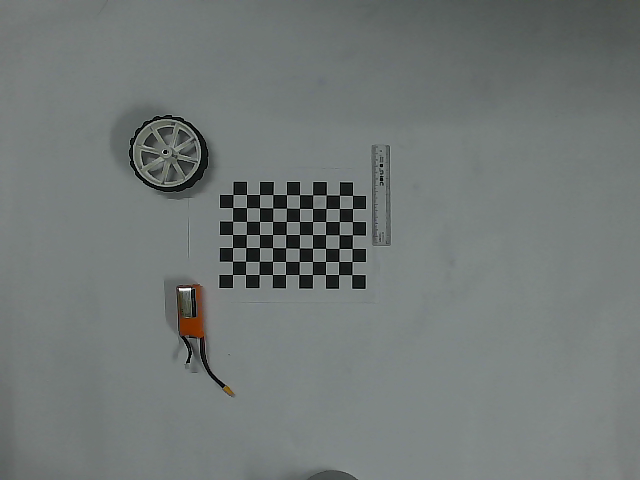
#> input picture agv_controller/agv_controller/src/cameraCaliberation/images/img0.png, 640 x 480 px, given in place of the camera
$ python arucoDetection.py
#> lines starting #> are read from the running program, lines starting #| are printed output that depends on the picture; after the words box and inside, x2 and y2 are one past the last pixel; in counts of white or black regions, pixels touching at a corner belong together
import numpy as np
import time
import cv2 as cv
import matplotlib.pyplot as plt


def yolo(img,mat,grid,cX_mat,cY_mat):
  thres = 0.2
  nms_threshold=0.01
  #img=cv.imread('tarp1.jpeg')
  classNames= []
  classFile = 'coco.names'
  with open(classFile,'rt') as f:
   classNames = f.read().rstrip('\n').split('\n')
  configPath = 'ssd_mobilenet_v3_large_coco_2020_01_14.pbtxt'
  weightsPath = 'frozen_inference_graph.pb'
  net = cv.dnn_DetectionModel(weightsPath,configPath)
  net.setInputSize(320,320)
  net.setInputScale(1.0/ 127.5)
  net.setInputMean((127.5, 127.5, 127.5))
  net.setInputSwapRB(True)
  classIds, confs, bbox = net.detect(img,confThreshold=thres)
  bbox=list(bbox)
  confs=list(np.array(confs).reshape(1,-1)[0])
  confs=list(map(float,confs))
  #print(type(confs[0]))
  #print(classIds,bbox)
  indices=cv.dnn.NMSBoxes(bbox,confs,thres,nms_threshold)
  for i in indices:
      box=bbox[i]
      x,y,w,h=box[0],box[1],box[2],box[3]
      cv.rectangle(img,(x,y),(x+w,y+h),color=(0,0,0),thickness=5)
      x_mat,y_mat,w_mat,h_mat = x//grid,y//grid,w//grid,h//grid
      if ((x_mat>cX_mat or cX_mat>x_mat+w_mat)or(y_mat>cY_mat or cY_mat>y_mat+h_mat)):
         print(x//grid,y//grid,w//grid,h//grid)
         mat[(y//grid):((y+h)//grid),(x//grid):((x+w)//grid)] = 1
  # [7 lines of commented-out code are left out]
  return img,mat


ARUCO_DICT = {
	"DICT_4X4_50": cv.aruco.DICT_4X4_50,
	"DICT_4X4_100": cv.aruco.DICT_4X4_100,
	"DICT_4X4_250": cv.aruco.DICT_4X4_250,
	"DICT_4X4_1000": cv.aruco.DICT_4X4_1000,
	"DICT_5X5_50": cv.aruco.DICT_5X5_50,
	"DICT_5X5_100": cv.aruco.DICT_5X5_100,
	"DICT_5X5_250": cv.aruco.DICT_5X5_250,
	"DICT_5X5_1000": cv.aruco.DICT_5X5_1000,
	"DICT_6X6_50": cv.aruco.DICT_6X6_50,
	"DICT_6X6_100": cv.aruco.DICT_6X6_100,
	"DICT_6X6_250": cv.aruco.DICT_6X6_250,
	"DICT_6X6_1000": cv.aruco.DICT_6X6_1000,
	"DICT_7X7_50": cv.aruco.DICT_7X7_50,
	"DICT_7X7_100": cv.aruco.DICT_7X7_100,
	"DICT_7X7_250": cv.aruco.DICT_7X7_250,
	"DICT_7X7_1000": cv.aruco.DICT_7X7_1000,
	"DICT_ARUCO_ORIGINAL": cv.aruco.DICT_ARUCO_ORIGINAL,
	"DICT_APRILTAG_16h5": cv.aruco.DICT_APRILTAG_16h5,
	"DICT_APRILTAG_25h9": cv.aruco.DICT_APRILTAG_25h9,
	"DICT_APRILTAG_36h10": cv.aruco.DICT_APRILTAG_36h10,
	"DICT_APRILTAG_36h11": cv.aruco.DICT_APRILTAG_36h11
}


def aruco_display(corners, ids, rejected, image):

    h, w, _ = image.shape #y,x = h,w
    grids = 50
    for i in range(0,h,grids):
        cv.line(image, (0,i), (w,i), (0, 0, 0), 1)
    for i in range(0,w,grids):
        cv.line(image, (i,0), (i,h), (0, 0, 0), 1)

    #print("No Rows: {r} \nNo Cols: {c}".format(r=int(h/50), c=int(w/50)))
    r = int(h/grids)
    c = int(w/grids)
    mat = np.zeros([r,c])


    if len(corners) > 0:
        ids = ids.flatten()
        for (markerCorner, markerID) in zip(corners, ids):
            corners = markerCorner.reshape((4, 2))
            (topLeft, topRight, bottomRight, bottomLeft) = corners
            topRight = (int(topRight[0]), int(topRight[1]))
            bottomRight = (int(bottomRight[0]), int(bottomRight[1]))
            bottomLeft = (int(bottomLeft[0]), int(bottomLeft[1]))
            topLeft = (int(topLeft[0]), int(topLeft[1]))

            cv.line(image, topLeft, topRight, (0, 255, 0), 2)
            cv.line(image, topRight, bottomRight, (0, 255, 0), 2)
            cv.line(image, bottomRight, bottomLeft, (0, 255, 0), 2)
            cv.line(image, bottomLeft, topLeft, (0, 255, 0), 2)

            cX = int((topLeft[0] + bottomRight[0]) / 2.0)
            cY = int((topLeft[1] + bottomRight[1]) / 2.0)
            cv.circle(image, (cX, cY), 4, (0, 0, 255), -1)
            cv.putText(image, str(markerID),(topLeft[0], topLeft[1] - 10), cv.FONT_HERSHEY_SIMPLEX, 0.5, (0, 255, 0), 2)
            print("[Inference] ArUco marker ID: {}".format(markerID))
            print("Centre coordinate: {x},{y}".format(x=cX//grids,y=cY//grids))

            #mat[cY//grids, cX//grids] = 5
            #mat[10,1] = 5;
            image,mat = yolo(image,mat,grids,cX//grids,cY//grids)
            # [10 lines of commented-out code are left out]

    return image

def pose_estimation(frame, aruco_dict_type, matrix_coefficients, distortion_coefficients):

    gray = cv.cvtColor(frame, cv.COLOR_BGR2GRAY)
    cv.aruco_dict = cv.aruco.getPredefinedDictionary(aruco_dict_type)
    parameters = cv.aruco.DetectorParameters()


    corners, ids, rejected_img_points = cv.aruco.detectMarkers(gray, cv.aruco_dict,parameters=parameters)


    if len(corners) > 0:
        for i in range(0, len(ids)):

            rvec, tvec, markerPoints = cv.aruco.estimatePoseSingleMarkers(corners[i], 0.02, matrix_coefficients,
                                                                       distortion_coefficients)

            cv.aruco.drawDetectedMarkers(frame, corners)

            cv.drawFrameAxes(frame, matrix_coefficients, distortion_coefficients, rvec, tvec, 0.01)

    return frame


intrinsic_camera = np.array(((933.15867, 0, 657.59),(0,933.1586, 400.36993),(0,0,1)))
distortion = np.array((-0.43948,0.18514,0,0))

aruco_type = "DICT_4X4_250"

arucoDict = cv.aruco.getPredefinedDictionary(ARUCO_DICT[aruco_type])

arucoParams = cv.aruco.DetectorParameters()


cap = cv.VideoCapture(2)
#cap = cv.VideoCapture('tarp_test_video.mp4')
# cap.set(cv.CAP_PROP_FRAME_WIDTH, 1280)
# cap.set(cv.CAP_PROP_FRAME_HEIGHT, 720)


while cap.isOpened():
    ret, img = cap.read()
#> img is the input picture: shape (480, 640, 3); mean B, G, R 118.3, 120.1, 113.9

    h, w, _ = img.shape
#> h = 480; w = 640

    width = 1000
    height = int(width*(h/w))
#> height = 750
    img = cv.resize(img, (width, height), interpolation=cv.INTER_CUBIC)
#> img: shape (750, 1000, 3)
    corners, ids, rejected = cv.aruco.detectMarkers(img, arucoDict, parameters=arucoParams)
#> corners = (); ids = None; rejected = 69 items
    detected_markers = aruco_display(corners, ids, rejected, img)
#> after the loop in aruco_display, `for i in range(0,h,grids):`:
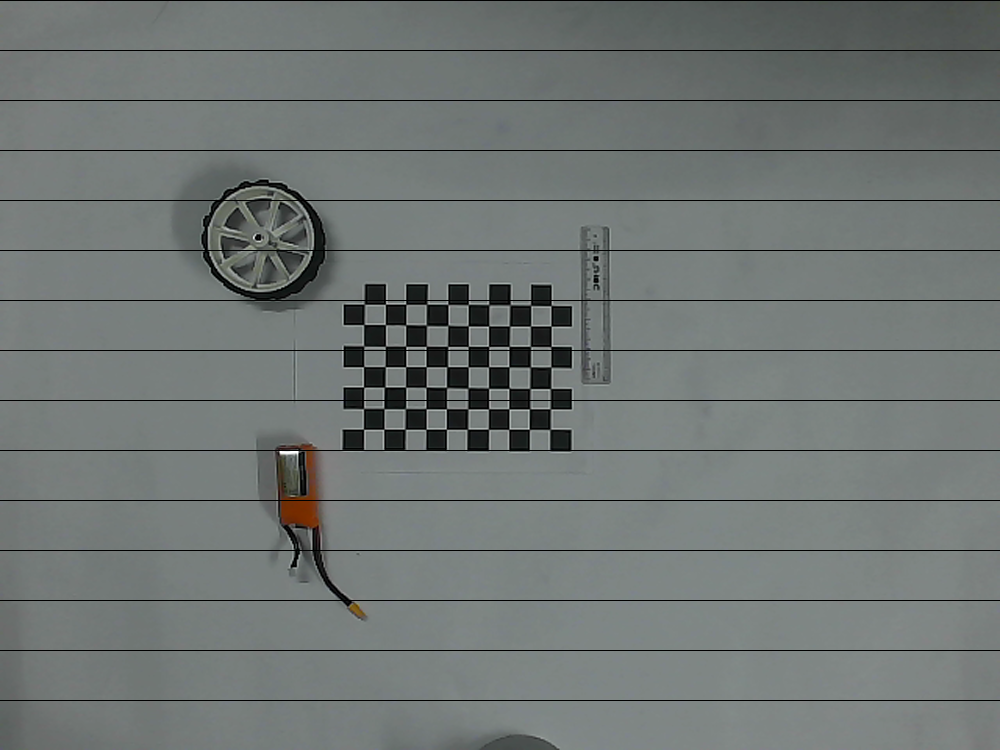
#> image: shape (750, 1000, 3); mean B, G, R 116, 117.7, 111.6
#> after the loop in aruco_display, `for i in range(0,w,grids):`:
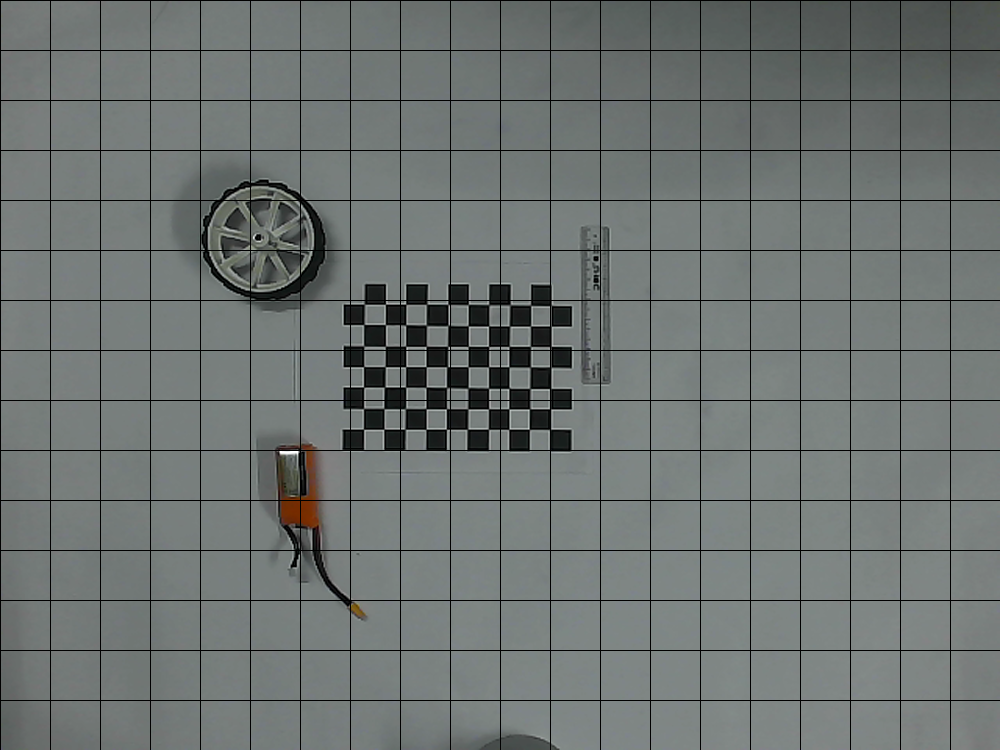
#> image: shape (750, 1000, 3); 1.95% of pixels changed, all inside (x1, y1, x2, y2) = (0, 1, 951, 750)
    pose = pose_estimation(detected_markers, ARUCO_DICT[aruco_type], intrinsic_camera , distortion)
#> in pose_estimation, `corners, ids, rejected_img_points = cv.aruco.detectMarkers(gray, cv.ar..`: corners = (); ids = None; rejected_img_points = 316 items
    cv.imshow("Image", pose)

    key = cv.waitKey(1) & 0xFF
#> (key q is pressed here)
    if key == ord("q"):
        break

cv.destroyAllWindows()
cap.release()

$ run again, on agv_controller/agv_controller/src/cameraCaliberation/images/img1.png
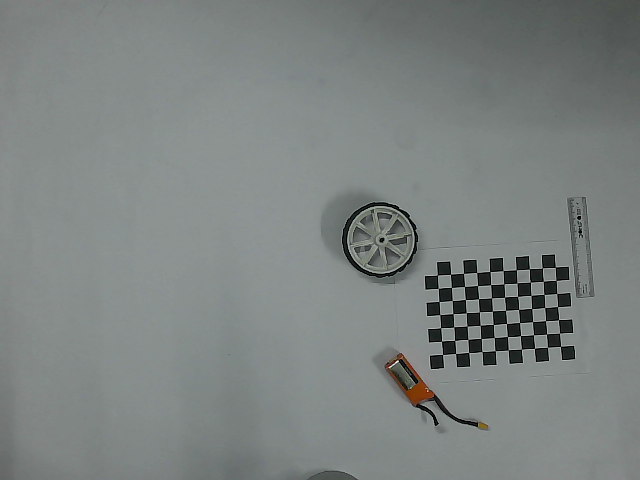
#> input picture agv_controller/agv_controller/src/cameraCaliberation/images/img1.png, 640 x 480 px, given in place of the camera
#> img is the input picture: shape (480, 640, 3); mean B, G, R 128.9, 130.8, 124.4
#> img: shape (750, 1000, 3)
#> `corners, ids, rejected = cv.aruco.detectMarkers(img, arucoDict, parame..`: corners = (); ids = None; rejected = 53 items
#> after the loop in aruco_display, `for i in range(0,h,grids):`:
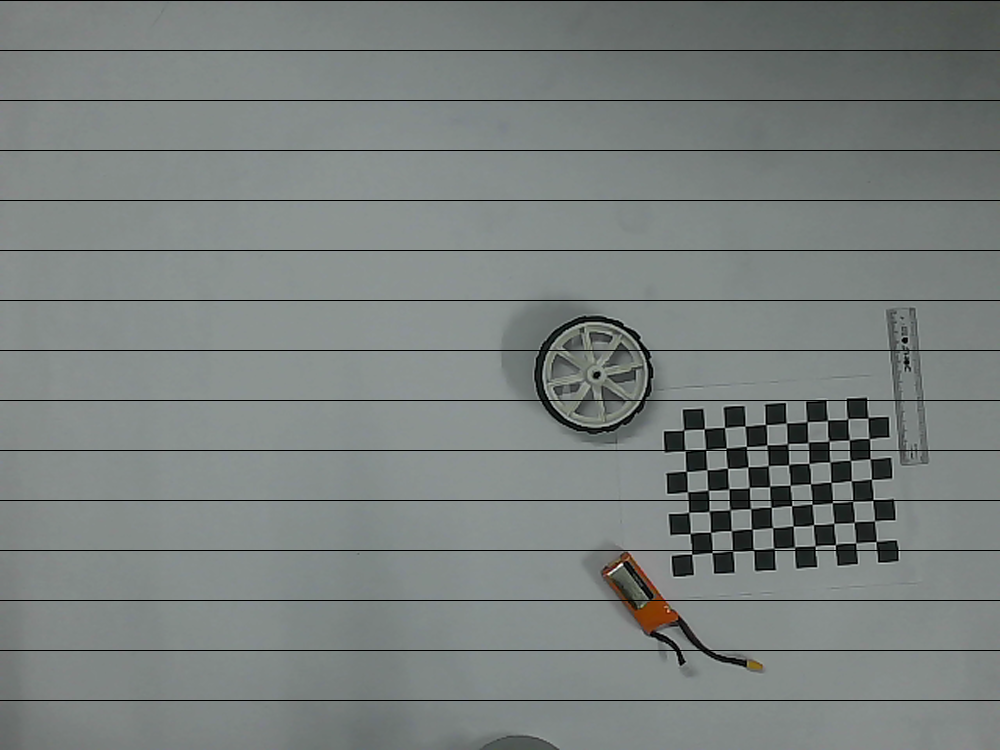
#> image: shape (750, 1000, 3); mean B, G, R 126.3, 128.2, 121.9
#> after the loop in aruco_display, `for i in range(0,w,grids):`:
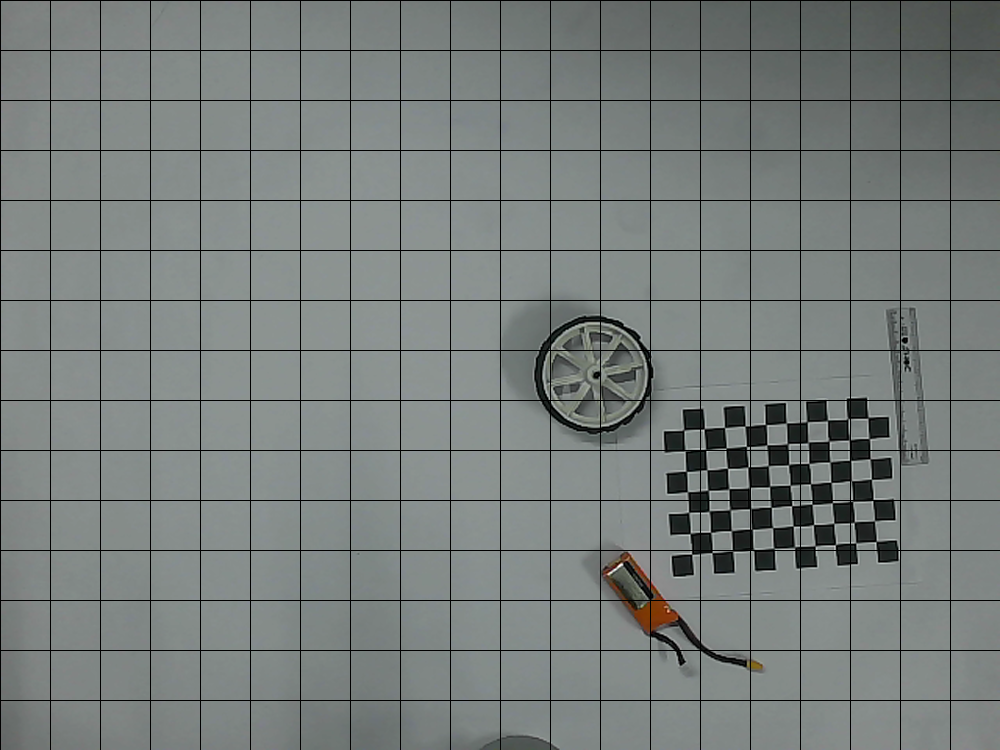
#> image: shape (750, 1000, 3); 1.95% of pixels changed, all inside (x1, y1, x2, y2) = (0, 1, 951, 750)
#> in pose_estimation, `corners, ids, rejected_img_points = cv.aruco.detectMarkers(gray, cv.ar..`: corners = (); ids = None; rejected_img_points = 283 items

$ run again, on agv_controller/agv_controller/src/cameraCaliberation/images/img10.png
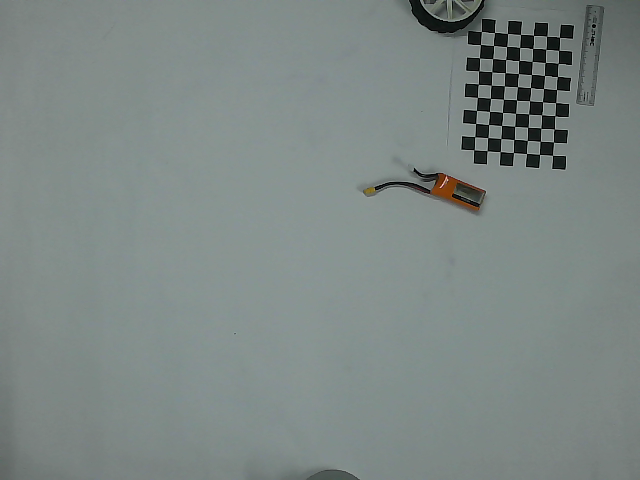
#> input picture agv_controller/agv_controller/src/cameraCaliberation/images/img10.png, 640 x 480 px, given in place of the camera
#> img is the input picture: shape (480, 640, 3); mean B, G, R 132.6, 135, 124.9
#> img: shape (750, 1000, 3)
#> `corners, ids, rejected = cv.aruco.detectMarkers(img, arucoDict, parame..`: corners = (); ids = None; rejected = 65 items
#> after the loop in aruco_display, `for i in range(0,h,grids):`:
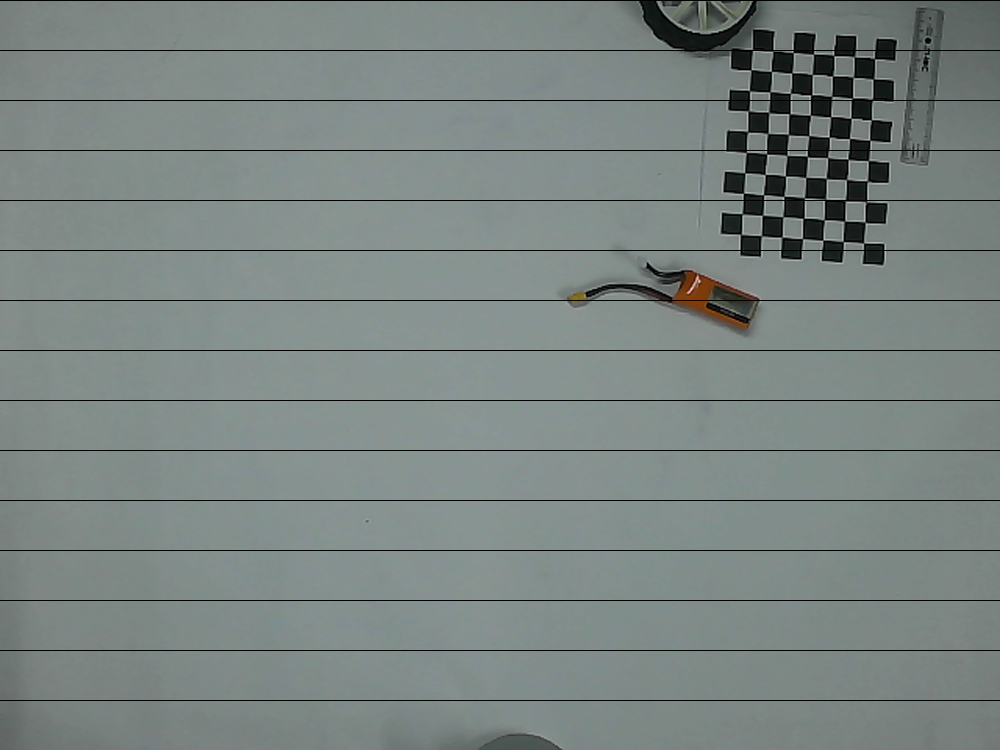
#> image: shape (750, 1000, 3); mean B, G, R 129.9, 132.4, 122.4
#> after the loop in aruco_display, `for i in range(0,w,grids):`:
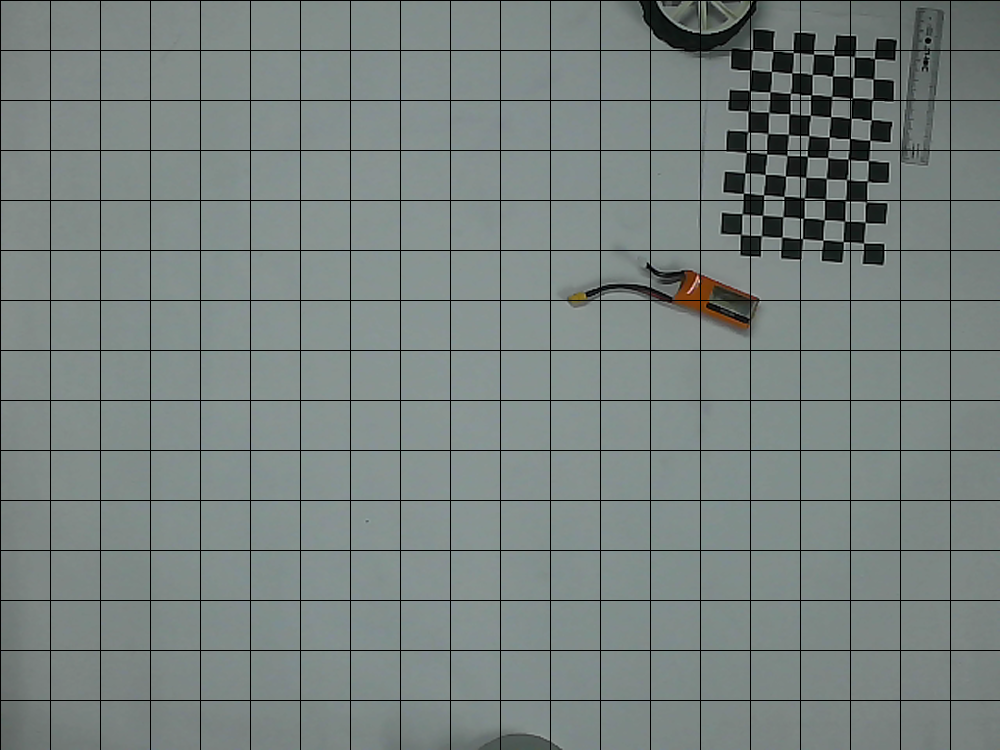
#> image: shape (750, 1000, 3); 1.95% of pixels changed, all inside (x1, y1, x2, y2) = (0, 1, 951, 750)
#> in pose_estimation, `corners, ids, rejected_img_points = cv.aruco.detectMarkers(gray, cv.ar..`: corners = (); ids = None; rejected_img_points = 294 items

$ run again, on agv_controller/agv_controller/src/cameraCaliberation/images/img2.png
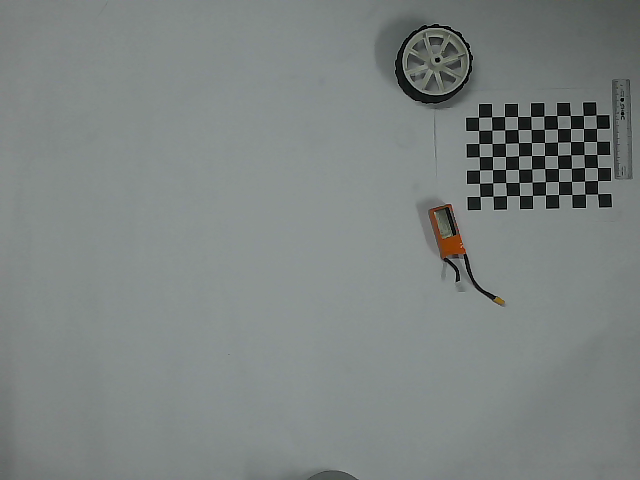
#> input picture agv_controller/agv_controller/src/cameraCaliberation/images/img2.png, 640 x 480 px, given in place of the camera
#> img is the input picture: shape (480, 640, 3); mean B, G, R 129.5, 131.3, 124.9
#> img: shape (750, 1000, 3)
#> `corners, ids, rejected = cv.aruco.detectMarkers(img, arucoDict, parame..`: corners = (); ids = None; rejected = 71 items
#> after the loop in aruco_display, `for i in range(0,h,grids):`:
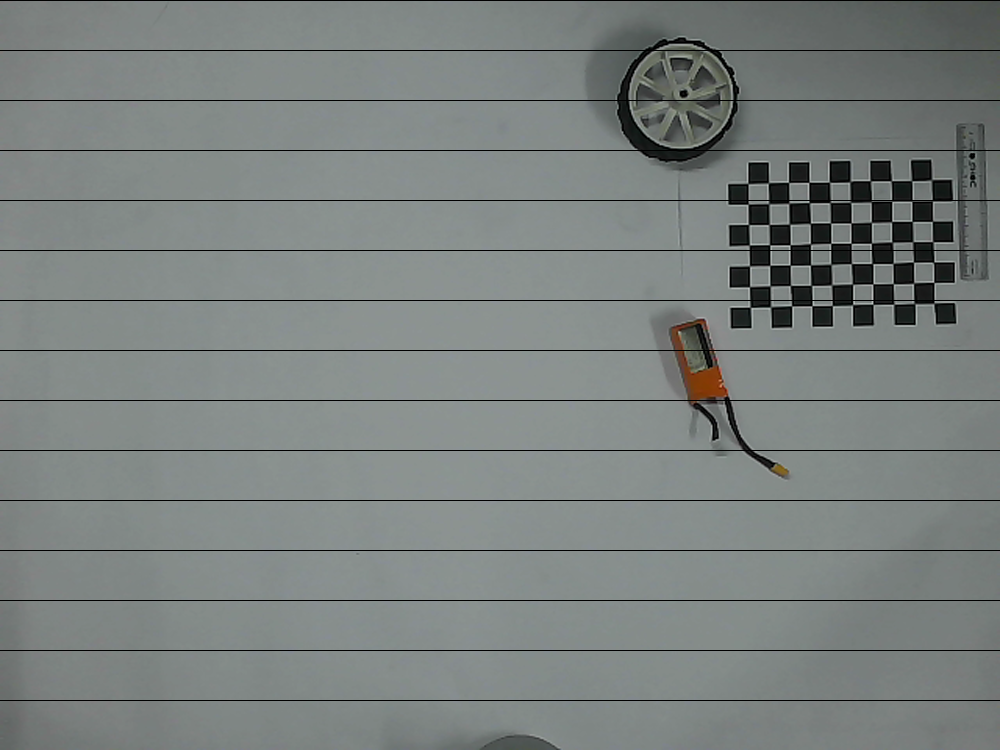
#> image: shape (750, 1000, 3); mean B, G, R 126.9, 128.7, 122.5
#> after the loop in aruco_display, `for i in range(0,w,grids):`:
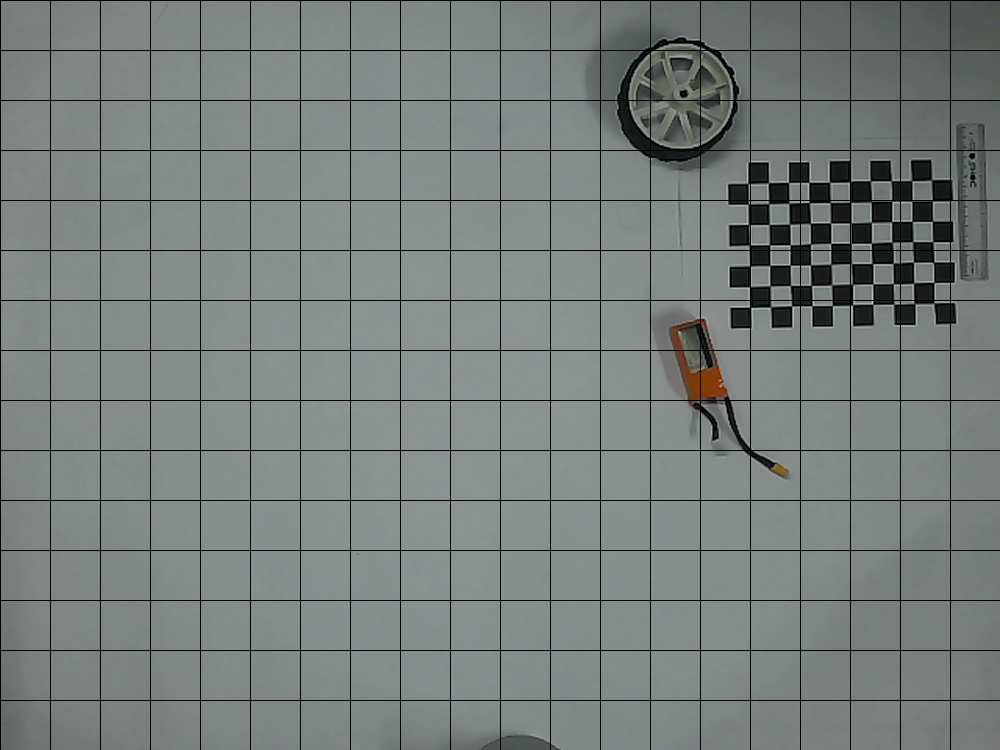
#> image: shape (750, 1000, 3); 1.95% of pixels changed, all inside (x1, y1, x2, y2) = (0, 1, 951, 750)
#> in pose_estimation, `corners, ids, rejected_img_points = cv.aruco.detectMarkers(gray, cv.ar..`: corners = (); ids = None; rejected_img_points = 297 items
